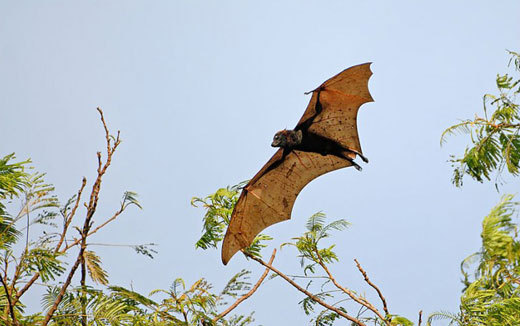
#> input picture assets/badcase/SFYSyjLACJRja8.jpeg, 520 x 326 px
$ python -i data_augment.py   (imports and definitions only)
#> lines starting #> are read from the running program, lines starting #| are printed output that depends on the picture
#> further down, picture is the input picture: shape (326, 520, 3); mean B, G, R 196.1, 191.8, 183.4
#!/usr/bin/env python3
# -*- coding:utf-8 -*-
# Copyright (c) Megvii, Inc. and its affiliates.
"""
Data augmentation functionality. Passed as callable transformations to
Dataset classes.

The data augmentation procedures were interpreted from @weiliu89's SSD paper
http://arxiv.org/abs/1512.02325
"""

import math
import random

import cv2
import numpy as np

from yolox.utils import xyxy2cxcywh


def augment_hsv(img, hgain=0.015, sgain=0.7, vgain=0.4):
#> called with hgain = 0.015, sgain = 0.7, vgain = 0.4
    r = np.random.uniform(-1, 1, 3) * [hgain, sgain, vgain] + 1  # random gains
    hue, sat, val = cv2.split(cv2.cvtColor(img, cv2.COLOR_BGR2HSV))
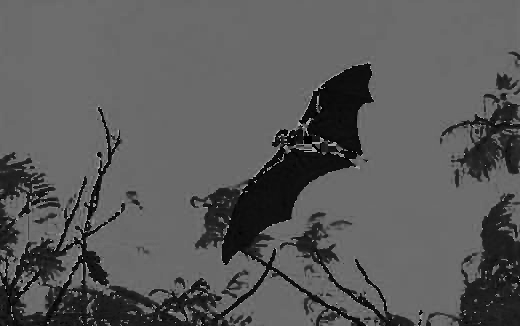
#> hue: shape (326, 520); min 0, max 179, mean 89.7
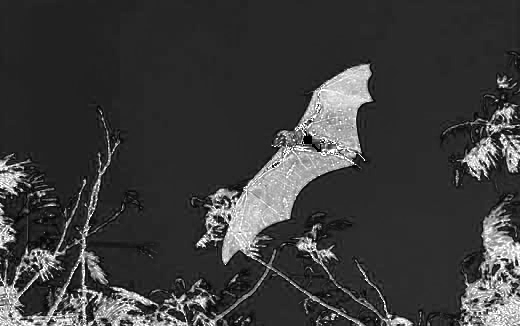
#> sat: shape (326, 520); min 0, max 255, mean 59.4
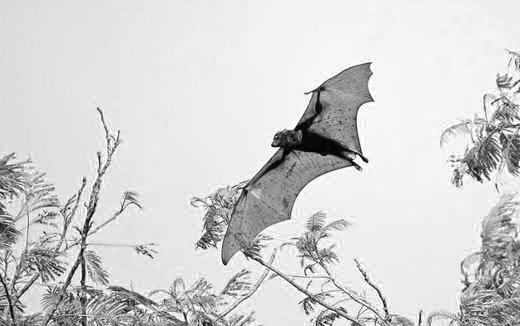
#> val: shape (326, 520); min 0, max 255, mean 211.1
    dtype = img.dtype  # uint8

    x = np.arange(0, 256, dtype=np.int16)
    lut_hue = ((x * r[0]) % 180).astype(dtype)
    lut_sat = np.clip(x * r[1], 0, 255).astype(dtype)
#> lut_sat = 256 values from 0 to 255
    lut_val = np.clip(x * r[2], 0, 255).astype(dtype)
#> lut_val = 256 values from 0 to 255

    img_hsv = cv2.merge(
        (cv2.LUT(hue, lut_hue), cv2.LUT(sat, lut_sat), cv2.LUT(val, lut_val))
    ).astype(dtype)
#> img_hsv: shape (326, 520, 3); mean H, S, V 89.7, 75.2, 225.6
    cv2.cvtColor(img_hsv, cv2.COLOR_HSV2BGR, dst=img)  # no return needed
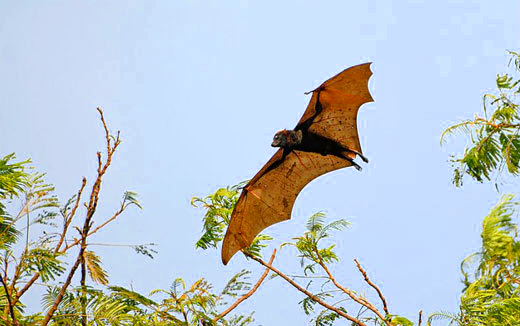
#> img: shape (326, 520, 3); mean B, G, R 205.2, 198.7, 187.1


# [173 lines left out: functions box_candidates, random_perspective, _distort, _mirror, preproc, not called in this run]


class TrainTransform:
    # [51 lines left out: functions __init__, __call__, not called in this run]


class ValTransform:
    """
    Defines the transformations that should be applied to test PIL image
    for input into the network

    dimension -> tensorize -> color adj

    Arguments:
        resize (int): input dimension to SSD
        rgb_means ((int,int,int)): average RGB of the dataset
            (104,117,123)
        swap ((int,int,int)): final order of channels

    Returns:
        transform (transform) : callable transform to be applied to test/val
        data
    """

    # [4 lines left out: function __init__, not called in this run]

    # assume input is cv2 img for now
    def __call__(self, img, res, input_size):
        img, _ = preproc(img, input_size, self.means, self.std, self.swap)
        return img, np.zeros((1, 5))

>>> import cv2
>>> picture = cv2.imread('../../assets/badcase/SFYSyjLACJRja8.jpeg')
>>> result = augment_hsv(picture)
